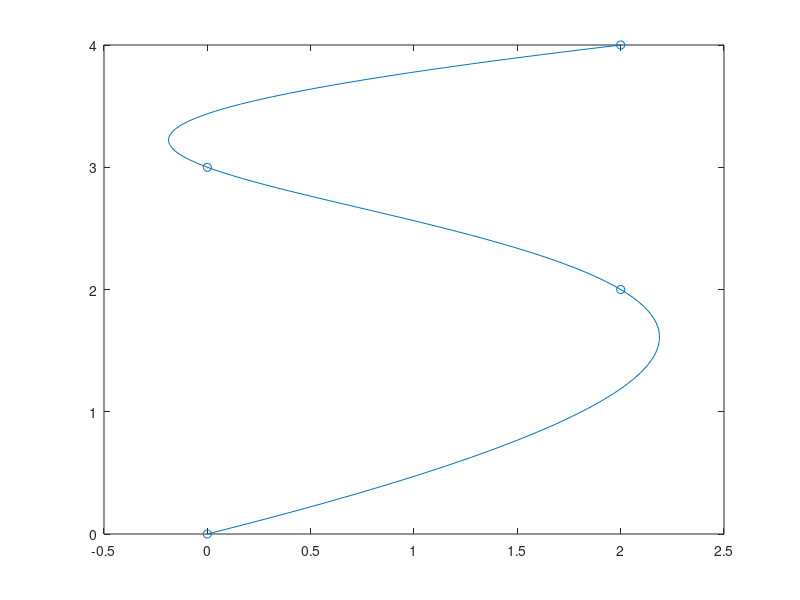

The MATLAB script that drew this image:
function [] = ex5c()

  
Vx = @(t) (19.999999999999989).*t + (-53.999999999999957).*t.^2 + (35.999999999999972).*t.^3;
Vy = @(t) (8.499999999999998).*t + (-8.999999999999993).*t.^2 + (4.499999999999995).*t.^3;

Bx = @(t) 35.99999999999999.*t.^3 - 53.99999999999998.*t.^2 + 19.99999999999999.*t;
By = @(t) 4.50000000000000.*t.^3 - 8.99999999999999.*t.^2 + 8.499999999999996.*t;

t = 0:0.01:1;

VxIt = Vx(t);
VyIt = Vy(t);

VxIt = Vx(t);
VyIt = Vy(t);

pontos = [[0,0],[2,2],[0,2],[3,4]];

plot(VxIt,VyIt);
hold on;
scatter([0,2,0,2],[0,2,3,4]);


end

